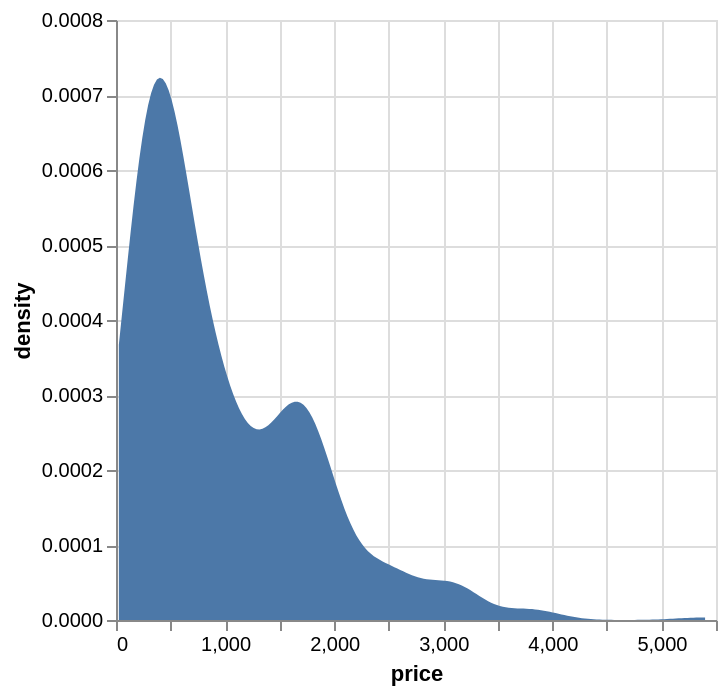

Here is the notebook cell this chart was saved with:
### Code cell
alt.Chart(auction_watch).transform_density(
    'price',
    as_=['price', 'density']
).mark_area().encode(
    y='density:Q',
    x='price'
).properties(
    width=300
)

### Figure 1 — Vega-Lite specification as saved in the notebook (floating-point values rounded to 4 significant figures; data arrays with more than 128 entries replaced by an {"elided": "..."} marker saying what was removed)
{"config": {"view": {"continuousWidth": 300, "continuousHeight": 300}}, "data": {"name": "data-20154a6ab9b6be1180adef364a7e0526"}, "mark": {"type": "area"}, "encoding": {"x": {"field": "price", "type": "quantitative"}, "y": {"field": "density", "type": "quantitative"}}, "transform": [{"density": "price", "as": ["price", "density"]}], "width": 300, "$schema": "https://vega.github.io/schema/vega-lite/v6.1.0.json", "datasets": {"data-20154a6ab9b6be1180adef364a7e0526": {"elided": "457 records"}}}
